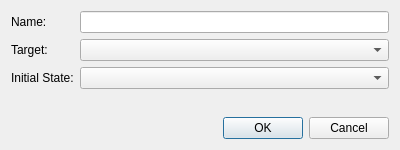
<?xml version="1.0" encoding="UTF-8"?>
<ui version="4.0">
 <class>LayoutEditorDialog</class>
 <widget class="QDialog" name="LayoutEditorDialog">
  <property name="geometry">
   <rect>
    <x>0</x>
    <y>0</y>
    <width>400</width>
    <height>150</height>
   </rect>
  </property>
  <property name="maximumSize">
   <size>
    <width>600</width>
    <height>300</height>
   </size>
  </property>
  <property name="windowTitle">
   <string/>
  </property>
  <layout class="QVBoxLayout" name="verticalLayout">
   <item>
    <layout class="QFormLayout" name="formLayout">
     <item row="0" column="0">
      <widget class="QLabel" name="nameLabel">
       <property name="text">
        <string>Name:</string>
       </property>
       <property name="buddy">
        <cstring>nameEditor</cstring>
       </property>
      </widget>
     </item>
     <item row="1" column="0">
      <widget class="QLabel" name="cpuLabel">
       <property name="text">
        <string>Target:</string>
       </property>
       <property name="buddy">
        <cstring>cpuEditor</cstring>
       </property>
      </widget>
     </item>
     <item row="2" column="0">
      <widget class="QLabel" name="initialStateLabel">
       <property name="text">
        <string>Initial State:</string>
       </property>
       <property name="buddy">
        <cstring>initialStateEditor</cstring>
       </property>
      </widget>
     </item>
     <item row="1" column="1">
      <widget class="QComboBox" name="cpuEditor"/>
     </item>
     <item row="0" column="1">
      <widget class="QLineEdit" name="nameEditor"/>
     </item>
     <item row="2" column="1">
      <widget class="QComboBox" name="initialStateEditor"/>
     </item>
    </layout>
   </item>
   <item>
    <layout class="QHBoxLayout" name="horizontalLayout">
     <item>
      <widget class="QLabel" name="errorMessage">
       <property name="styleSheet">
        <string notr="true">color: red</string>
       </property>
       <property name="text">
        <string/>
       </property>
       <property name="wordWrap">
        <bool>true</bool>
       </property>
      </widget>
     </item>
     <item>
      <widget class="QDialogButtonBox" name="buttonBox">
       <property name="orientation">
        <enum>Qt::Orientation::Horizontal</enum>
       </property>
       <property name="standardButtons">
        <set>QDialogButtonBox::StandardButton::Cancel|QDialogButtonBox::StandardButton::Ok</set>
       </property>
      </widget>
     </item>
    </layout>
   </item>
  </layout>
 </widget>
 <tabstops>
  <tabstop>nameEditor</tabstop>
  <tabstop>cpuEditor</tabstop>
  <tabstop>initialStateEditor</tabstop>
 </tabstops>
 <resources/>
 <connections>
  <connection>
   <sender>buttonBox</sender>
   <signal>accepted()</signal>
   <receiver>LayoutEditorDialog</receiver>
   <slot>accept()</slot>
   <hints>
    <hint type="sourcelabel">
     <x>248</x>
     <y>254</y>
    </hint>
    <hint type="destinationlabel">
     <x>157</x>
     <y>274</y>
    </hint>
   </hints>
  </connection>
  <connection>
   <sender>buttonBox</sender>
   <signal>rejected()</signal>
   <receiver>LayoutEditorDialog</receiver>
   <slot>reject()</slot>
   <hints>
    <hint type="sourcelabel">
     <x>316</x>
     <y>260</y>
    </hint>
    <hint type="destinationlabel">
     <x>286</x>
     <y>274</y>
    </hint>
   </hints>
  </connection>
 </connections>
</ui>
